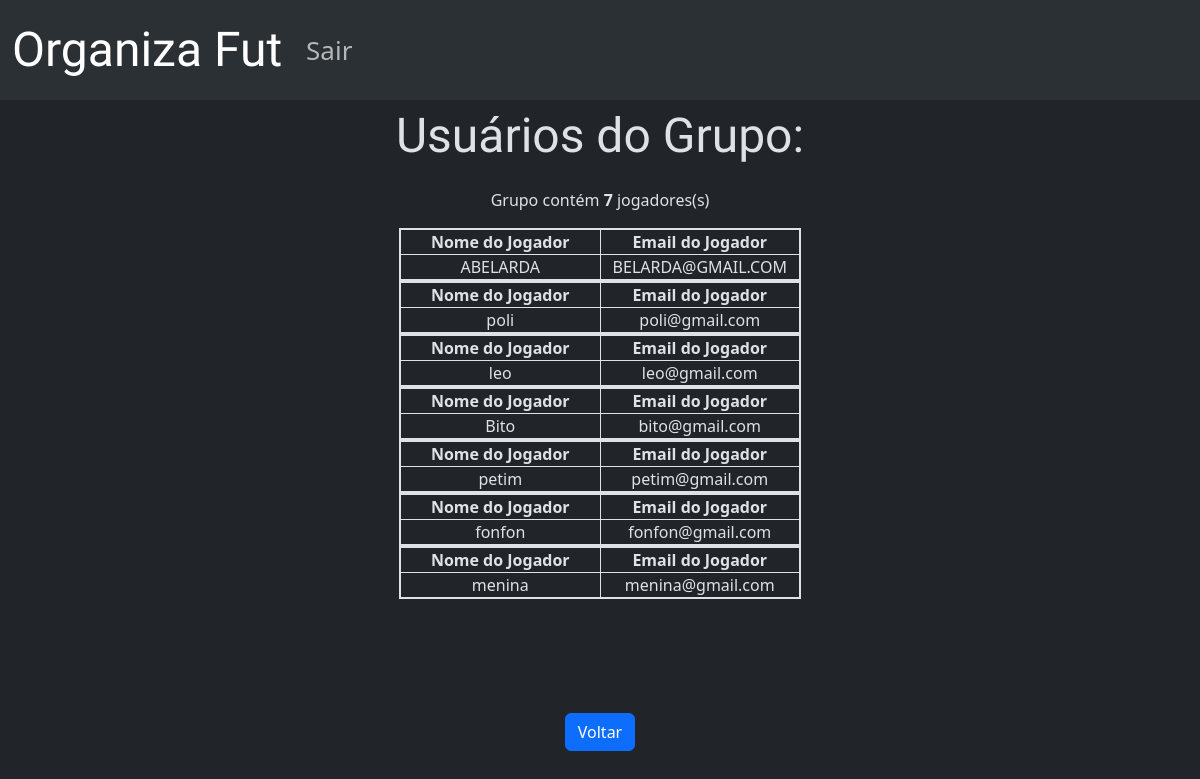
The page /verGrupo.php?idGrupo=1 (signed in) on the database its author committed.
### tables this page shows
CREATE TABLE `jogador` (
  `idJogador` int(11) NOT NULL,
  `nomeJogador` varchar(50) DEFAULT NULL,
  `idadeJogador` int(11) DEFAULT NULL,
  `telefoneJogador` varchar(11) DEFAULT NULL,
  `emailJogador` varchar(45) DEFAULT NULL,
  `senhaJogador` varchar(45) DEFAULT NULL
);

### verGrupo.php (the view, shortened to what this page needs)
<!DOCTYPE html>
<html lang="en" data-bs-theme="dark">
<head>
    <link rel="stylesheet" href="css/bootstrap.min.css">
    <link rel="stylesheet" href="https://cdnjs.cloudflare.com/ajax/libs/font-awesome/4.7.0/css/font-awesome.min.css">
    <link rel="stylesheet" href="css/styledashboard.css">
</head>
<body>
    <div class="containerMenu text-center d-lg-block">
        <div class="row">
            <div class="col-12">
                <nav class="navbar navbar-expand-lg bg-body-tertiary">
                    <div class="container-fluid">
                        <a class="navbar-brand" href="dashboard.php">
                            Organiza Fut
                        </a>
                        <div class="collapse navbar-collapse" id="navbarNavAltMarkup">
                            <div class="navbar-nav">
                                <a class="nav-link" href="logout.php">Sair</a>
                            </div>
                        </div>
                    </div>
                </nav>
            </div>
        </div>
    </div>
    <div class="row">
        <div class="col-12 text-center">
            <p class="nGrup">Usuários do Grupo:</p>
        </div>
    </div>
    <?php
    include('config.php');
    if (isset($_GET['idGrupo'])) {
        $idGrupo = $_GET['idGrupo'];
        $sql = "SELECT j.idJogador, j.nomeJogador, j.emailJogador
                                FROM grupo_has_jogador gj
                                JOIN jogador j ON gj.jogador_idJogador = j.idJogador
                                WHERE gj.grupo_idGrupo = ?";
        $stmt = $conn->prepare($sql);
        if ($stmt) {
            $stmt->bind_param("i", $idGrupo);
            if ($stmt->execute()) {
                $result = $stmt->get_result();
                $qtd = $result->num_rows;
                if ($result->num_rows > 0) {
                    echo "<div class='row'>";
                    echo "<div class='col-12 text-center'>";
                    echo "<p>Grupo contém <b> $qtd</b> jogadores(s)</p>";
                    echo "</div>";
                    echo "</div>";
                    while ($row = $result->fetch_assoc()) {
                        echo"<div class='row'>";
                        echo"<div class='col-12 text-center'>";
                        echo "<table class='tablemyjog table-bordered table-striped table-houver'>";
                        echo "<tr><th style='width: 200px; text-align: center'>Nome do Jogador</th>
                                    <th style='width: 200px; text-align: center'>Email do Jogador</th></tr>";
                        echo "<tr>";
                        echo "<td style='text-align: center'>" . $row['nomeJogador'] . "</td>";
                        echo "<td style='text-align: center'>" . $row['emailJogador'] . "</td>";
                        echo "</tr>";
                        echo"</div>";
                        echo"</div>";
                    }
                } else {
                    echo "Não há usuários neste grupo.";
                }
            } else {
                echo "Erro ao executar a consulta: " . $conn->error;
            }
        } else {
            echo "Erro na preparação da consulta: " . $conn->error;
        }
    } else {
        echo "ID do grupo não especificado.";
    }
    ?>
<div class="row">
    <div class="col-12 text-center">
<a href="grupo.php" class="btn btn-primary">Voltar</a>
    </div>
</div>
</body>
</html>

### css/styledashboard.css (style rules this page uses)
* { margin: 0; padding: 0; }
.navbar-brand { font-family: "Sedgwick Ave Display", cursive; font-weight: 400; font-style: normal; }
.navbar { height: 100px; font-size: 26px; }
.navbar-brand { font-size: 3rem; }
.nGrup { font-family: "Sedgwick Ave Display", cursive; font-weight: 400; font-style: normal; font-size: 3rem; }
.tablemyjog { position: relative; padding: 2rem; width: fit-content; border: 2px solid; left: 50%; transform: translateX(-50%); }

### verGrupo.php (style rules this page uses)
.btn { position: relative; top: 300%; }

### rows shown on the page
jogador: nomeJogador "ABELARDA", emailJogador "BELARDA@GMAIL.COM"
jogador: nomeJogador "poli", emailJogador "poli@gmail.com"
jogador: nomeJogador "leo", emailJogador "leo@gmail.com"
jogador: nomeJogador "Bito", emailJogador "bito@gmail.com"
jogador: nomeJogador "petim", emailJogador "petim@gmail.com"
jogador: nomeJogador "fonfon", emailJogador "fonfon@gmail.com"
jogador: nomeJogador "menina", emailJogador "menina@gmail.com"

### other values the page prints
$qtd "7"
